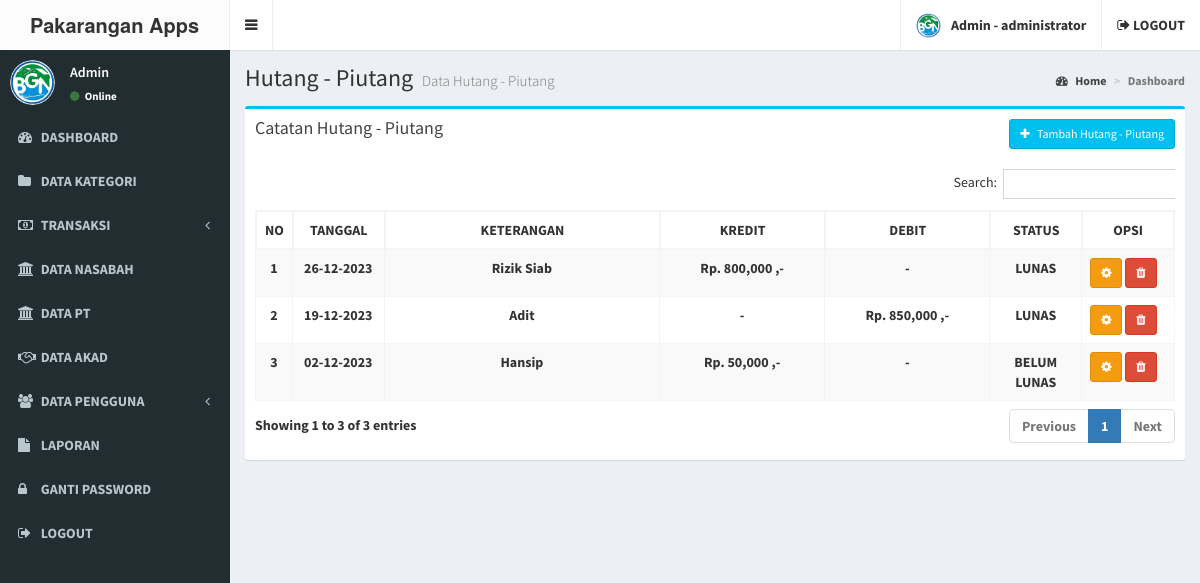
/admin/hutang_piutang.php (signed in), run on the app's committed database.
### tables this page shows
CREATE TABLE IF NOT EXISTS `user` (
  `user_id` int(11) NOT NULL AUTO_INCREMENT,
  `user_nama` varchar(100) NOT NULL,
  `user_username` varchar(100) NOT NULL,
  `user_password` varchar(100) NOT NULL,
  `user_foto` varchar(100) DEFAULT NULL,
  `user_level` varchar(20) NOT NULL,
  PRIMARY KEY (`user_id`)
);

CREATE TABLE IF NOT EXISTS `hutang_piutang` (
  `id` int(11) NOT NULL AUTO_INCREMENT,
  `tanggal` date NOT NULL,
  `nominal` bigint(20) unsigned NOT NULL DEFAULT 0,
  `keterangan` text NOT NULL,
  `tipe` enum('KREDIT','DEBIT') NOT NULL,
  `status` enum('LUNAS','BELUM LUNAS') NOT NULL,
  PRIMARY KEY (`id`)
);

### admin/hutang_piutang.php (the view, shortened to what this page needs)
<?php include 'header.php'; ?>
<div class="content-wrapper">
  <section class="content-header">
    <h1>
      Hutang - Piutang
      <small>Data Hutang - Piutang</small>
    </h1>
    <ol class="breadcrumb">
      <li><a href="#"><i class="fa fa-dashboard"></i> Home</a></li>
      <li class="active">Dashboard</li>
    </ol>
  </section>
  <section class="content">
    <div class="row">
      <section class="col-lg-12">
        <div class="box box-info">
          <div class="box-header">
            <h3 class="box-title">Catatan Hutang - Piutang</h3>
            <div class="btn-group pull-right">
              <button type="button" class="btn btn-info btn-sm" data-toggle="modal" data-target="#exampleModal">
                <i class="fa fa-plus"></i> &nbsp Tambah Hutang - Piutang
              </button>
            </div>
          </div>
          <div class="box-body">
            <div class="table-responsive">
              <table class="table table-bordered table-striped" id="table-datatable">
                <thead>
                  <tr>
                    <th width="1%">NO</th>
                    <th width="10%" class="text-center">TANGGAL</th>
                    <th width="30%" class="text-center">KETERANGAN</th>
                    <th class="text-center">KREDIT</th>
                    <th class="text-center">DEBIT</th>
                    <th width="10%" class="text-center">STATUS</th>
                    <th width="10%" class="text-center">OPSI</th>
                  </tr>
                </thead>
                <tbody>
                  <?php
                  include '../koneksi.php';
                  $no=1;
                  $data = mysqli_query($koneksi,"SELECT * FROM hutang_piutang");
                  while($d = mysqli_fetch_array($data)){
                    ?>
                    <tr>
                      <td class="text-center"><?php echo $no++; ?></td>
                      <td class="text-center"><?php echo date('d-m-Y', strtotime($d['tanggal'])); ?></td>
                      <td class="text-center"><?php echo $d['keterangan']; ?></td>
                      <td class="text-center"><?php echo $d['tipe'] == 'KREDIT' ? "Rp. ".number_format($d['nominal'])." ,-" : '-' ?></td>
                      <td class="text-center"><?php echo $d['tipe'] == 'DEBIT' ? "Rp. ".number_format($d['nominal'])." ,-" : '-' ?></td>
                      <td class="text-center"><?php echo $d['status']; ?></td>
                      <td>
                       <button type="button" class="btn btn-warning btn-sm" data-toggle="modal" data-target="#edit_<?php echo $d['id'] ?>">
                        <i class="fa fa-cog"></i>
                      </button>
                      <button type="button" class="btn btn-danger btn-sm" data-toggle="modal" data-target="#hapus_<?php echo $d['id'] ?>">
                        <i class="fa fa-trash"></i>
                      </button>
                    </td>
                  </tr>
                  <?php
                }
                ?>
              </tbody>
            </table>
          </div>
        </div>
      </div>
    </section>
  </div>
</section>
</div>
<?php include 'footer.php'; ?>

### admin/header.php (shortened to what this page needs)
<!DOCTYPE html>
<html>
<head>
  <link rel="stylesheet" href="../assets/bower_components/bootstrap/dist/css/bootstrap.min.css">
  <link rel="stylesheet" href="../assets/bower_components/font-awesome/css/font-awesome.min.css">
  <link rel="stylesheet" href="../assets/bower_components/Ionicons/css/ionicons.min.css">
  <link rel="stylesheet" href="../assets/dist/css/AdminLTE.min.css">
  <link rel="stylesheet" href="../assets/bower_components/datatables.net-bs/css/dataTables.bootstrap.min.css">
  <link rel="stylesheet" href="../assets/css/main.css">
  <link rel="stylesheet" href="../assets/dist/css/skins/_all-skins.min.css">
  <link rel="stylesheet" href="../assets/bower_components/morris.js/morris.css">
  <link rel="stylesheet" href="../assets/bower_components/jvectormap/jquery-jvectormap.css">
  <link rel="stylesheet" href="../assets/bower_components/bootstrap-datepicker/dist/css/bootstrap-datepicker.min.css">
  <link rel="stylesheet" href="../assets/bower_components/bootstrap-daterangepicker/daterangepicker.css">
  <link rel="stylesheet" href="../assets/plugins/bootstrap-wysihtml5/bootstrap3-wysihtml5.min.css">
  <?php
  include '../koneksi.php';
  ?>
</head>
<body class="hold-transition skin-black sidebar-mini">
  <div class="wrapper">
    <header class="main-header">
      <a href="index.php" class="logo">
        <span class="logo-lg"><b>Pakarangan Apps</span>
      </a>
      <nav class="navbar navbar-static-top">
        <a href="#" class="sidebar-toggle" data-toggle="push-menu" role="button">
        </a>
        <div class="navbar-custom-menu">
          <ul class="nav navbar-nav">
            <li class="dropdown user user-menu">
              <a href="#" class="dropdown-toggle" data-toggle="dropdown">
                <?php
                $id_user = $_SESSION['id'];
                $profil = mysqli_query($koneksi, "select * from user where user_id='$id_user'");
                $profil = mysqli_fetch_assoc($profil);
                if ($profil['user_foto'] == "") {
                ?>
                  <img src="../gambar/sistem/user.png" class="user-image">
                <?php } else { ?>
                  <img src="../gambar/user/<?php echo $profil['user_foto'] ?>" class="user-image">
                <?php } ?>
                <span class="hidden-xs"><?php echo $_SESSION['nama']; ?> - <?php echo $_SESSION['level']; ?></span>
              </a>
            </li>
            <li>
              <a href="logout.php"><i class="fa fa-sign-out"></i> LOGOUT</a>
            </li>
          </ul>
        </div>
      </nav>
    </header>
    <aside class="main-sidebar">
      <section class="sidebar">
        <div class="user-panel">
          <div class="pull-left image">
            <?php
            $id_user = $_SESSION['id'];
            $profil = mysqli_query($koneksi, "select * from user where user_id='$id_user'");
            $profil = mysqli_fetch_assoc($profil);
            if ($profil['user_foto'] == "") {
            ?>
              <img src="../gambar/sistem/user.png" class="img-circle">
            <?php } else { ?>
              <img src="../gambar/user/<?php echo $profil['user_foto'] ?>" class="img-circle" style="max-height:45px">
            <?php } ?>
          </div>
          <div class="pull-left info">
            <p><?php echo $_SESSION['nama']; ?></p>
            <a href="#"><i class="fa fa-circle text-success"></i> Online</a>
          </div>
        </div>
        <ul class="sidebar-menu" data-widget="tree">
          <li>
            <a href="index.php">
              <i class="fa fa-dashboard"></i> <span>DASHBOARD</span>
            </a>
          </li>
          <li>
            <a href="kategori.php">
              <i class="fa fa-folder"></i> <span>DATA KATEGORI</span>
            </a>
          </li>
          <li class="treeview">
            <a href="#">
              <i class="fa fa-money"></i>
              <span>TRANSAKSI</span>
              <span class="pull-right-container">
                <i class="fa fa-angle-left pull-right"></i>
              </span>
            </a>
          </li>
          <li>
            <a href="nasabah.php">
              <i class="fa fa-university"></i> <span>DATA NASABAH</span>
            </a>
          </li>
          <li>
            <a href="pt.php">
              <i class="fa fa-university"></i> <span>DATA PT</span>
            </a>
          </li>
          <li>
            <a href="akad.php">
              <i class="fa fa-handshake-o"></i> <span>DATA AKAD</span>
            </a>
          </li>
          <li class="treeview">
            <a href="#">
              <i class="fa fa-users"></i>
              <span>DATA PENGGUNA</span>
              <span class="pull-right-container">
                <i class="fa fa-angle-left pull-right"></i>
              </span>
            </a>
          </li>
          <li>
            <a href="laporan.php">
              <i class="fa fa-file"></i> <span>LAPORAN</span>
            </a>
          </li>
          <li>
            <a href="gantipassword.php">
              <i class="fa fa-lock"></i> <span>GANTI PASSWORD</span>
            </a>
          </li>
          <li>
            <a href="logout.php">
              <i class="fa fa-sign-out"></i> <span>LOGOUT</span>
            </a>
          </li>
        </ul>
      </section>
    </aside>

### admin/header.php (style rules this page uses)
#table-datatable { width: 100% !important; }
#table-datatable .sorting_disabled { border: 1px solid #f4f4f4; }

### data on the page
user: user_foto (picture)
hutang_piutang: tanggal "26-12-2023", keterangan "Rizik Siab", nominal "800,000", status "LUNAS"
hutang_piutang: tanggal "19-12-2023", keterangan "Adit", nominal "850,000", status "LUNAS"
hutang_piutang: tanggal "02-12-2023", keterangan "Hansip", nominal "50,000", status "BELUM LUNAS"

### other printed values
$_SESSION['nama'] "Admin"
$_SESSION['level'] "administrator"
